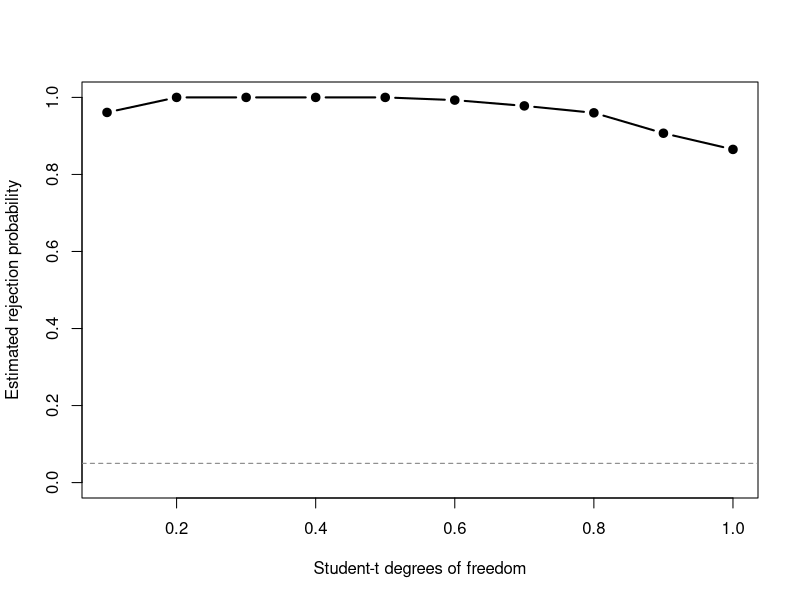

R code for this plot:
set.seed(12345)

# ============================================================
# 1. Parameters
# ============================================================
n       <- 100L
mList   <- seq_len(floor(sqrt(n)))   # m = 1, ..., floor(sqrt(n))
mmax    <- max(mList)
p       <- 2
alpha   <- 0.05
B0      <- 3000L
B1      <- 1000L
df_vals <- seq(0.1, 1, by = 0.1)

lp_norm <- function(x, p) {
  sum(abs(x)^p)^(1 / p)
}

# ============================================================
# 2. Weights and theoretical bounds
# ============================================================
tgrid <- (0:n) / n

build_weights <- function(m, tgrid) {
  vapply(
    seq_len(m),
    function(j) diff(pbeta(tgrid, shape1 = j, shape2 = m - j + 1)),
    numeric(length(tgrid) - 1L)
  ) |> t()
}

W <- lapply(mList, build_weights, tgrid = tgrid)

H <- c(0, cumsum(1 / seq_len(mmax)))   # H[m + 1] = H_m
pi_os <- lapply(mList, function(m) {
  j <- seq_len(m)
  1 - exp(-(H[m + 1L] - H[m - j + 1L]))
})

Fgrid <- seq(0, 1, length.out = n)

# ============================================================
# 3. Test statistic: max over m of the L^p norm
# ============================================================
stat <- function(x) {
  sx <- sort(x)
  max(vapply(seq_along(mList), function(i) {
    mu  <- as.numeric(W[[i]] %*% sx)
    cdf <- approx(
      x = sx,
      y = Fgrid,
      xout = mu,
      method = "linear",
      rule = 2,
      ties = "ordered"
    )$y

    lp_norm(pmax(0, cdf - pi_os[[i]]), p)
  }, numeric(1)))
}

# ============================================================
# 4. Null simulations: exponential distribution
# ============================================================
null_stats <- replicate(B0, stat(rexp(n, rate = 1)))
critical   <- unname(stats::quantile(null_stats, probs = 1 - alpha, type = 1))

# ============================================================
# 5. Power simulations: Student-t alternatives
# ============================================================
power <- vapply(df_vals, function(df) {
  mean(replicate(B1, stat(rt(n, df = df))) > critical)
}, numeric(1))

power_table <- data.frame(
  df = df_vals,
  rejection_rate = power
)

# ============================================================
# 6. Display results
# ============================================================
cat("\nCritical value:", round(critical, 4), "\n")
cat("\nEstimated rejection probabilities:\n")
print(power_table, row.names = FALSE)

# ============================================================
# 7. Plot
# ============================================================
plot(
  power_table$df,
  power_table$rejection_rate,
  type = "b",
  pch = 19,
  lwd = 2,
  ylim = c(0, 1),
  xlab = "Student-t degrees of freedom",
  ylab = "Estimated rejection probability"
)
abline(h = alpha, lty = 2, col = "grey50")
